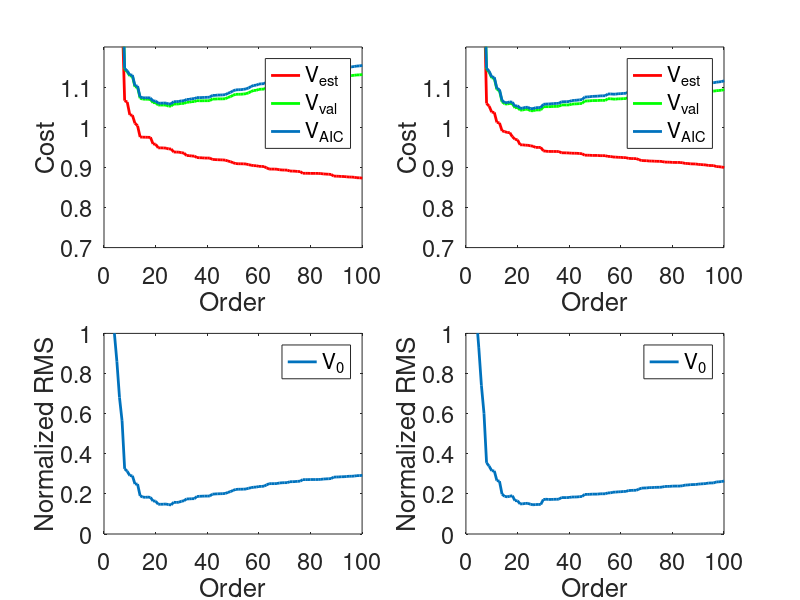

Here is the MATLAB script that generated this plot:
clear all; close all;

for k =1:2
% data
N_est = 1000;
N_val = 10000;
index_est = 1:N_est;
index_val = N_est+1:N_est+N_val;

N = N_est + N_val;
sigma_u0 = 1;
sigma_ny = 0.5;


[b,a] = cheby1(3,0.5,[2*0.15 2*0.3]);

u0=sigma_u0*randn(N,1);
ny = sigma_ny*randn(N,1);
y0=filter(b,a,u0);
y=y0+ny;

% Building matrix K
for order = 0:100
    t = toeplitz(u0(index_est));
    K = tril(t);
    K = K(:,1:order+1);
    g = K\y(index_est);
    
    y_hat = filter(g,1,u0([index_est,index_val]));
    
    V_LS_est(order+1) = sum((y(index_est) - y_hat(1:N_est)).^2)/N_est;   
    V_LS_val(order+1) = sum((y(index_val) - y_hat(N_est+1:N_est+N_val)).^2)/N_val;
    V_AIC(order+1) = V_LS_val(order+1)*(1+2*(order+1)/N_val);
    
    V_0(order+1) = sum((y0(index_est) - y_hat(1:N_est)).^2)/N_est;   

    
end 

figure(1); subplot(2,2,k)
plot(V_LS_est./sigma_ny^2,'r','LineWidth',2); hold all;
plot(V_LS_val./sigma_ny^2,'g','LineWidth',2); hold all;
plot(V_AIC./sigma_ny^2,'LineWidth',2)
set(gca, 'fontsize', 17);
xlim([0,100]); ylim([0.7, 1.2]);
ylabel('Cost'); xlabel('Order');
legend('V_{est}','V_{val}','V_{AIC}');

figure(1); subplot(2,2,k+2)
plot(sqrt(V_0/sigma_ny^2),'LineWidth',2)
set(gca, 'fontsize', 17);
xlim([0,100]); ylim([0, 1]);
ylabel('Normalized RMS'); xlabel('Order');
legend('V_0');

end
